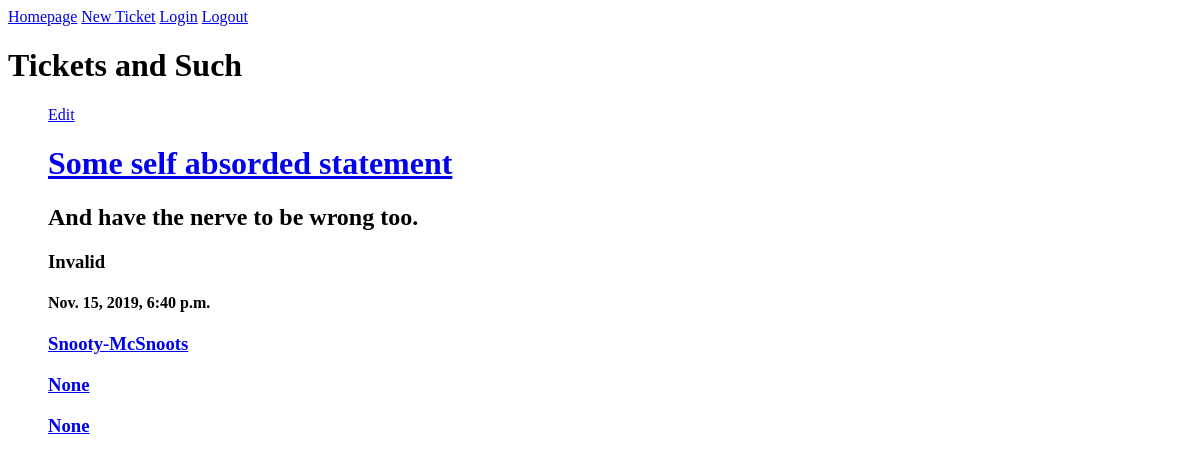
Page /ticket/3/ (signed in) on the earlier database version.
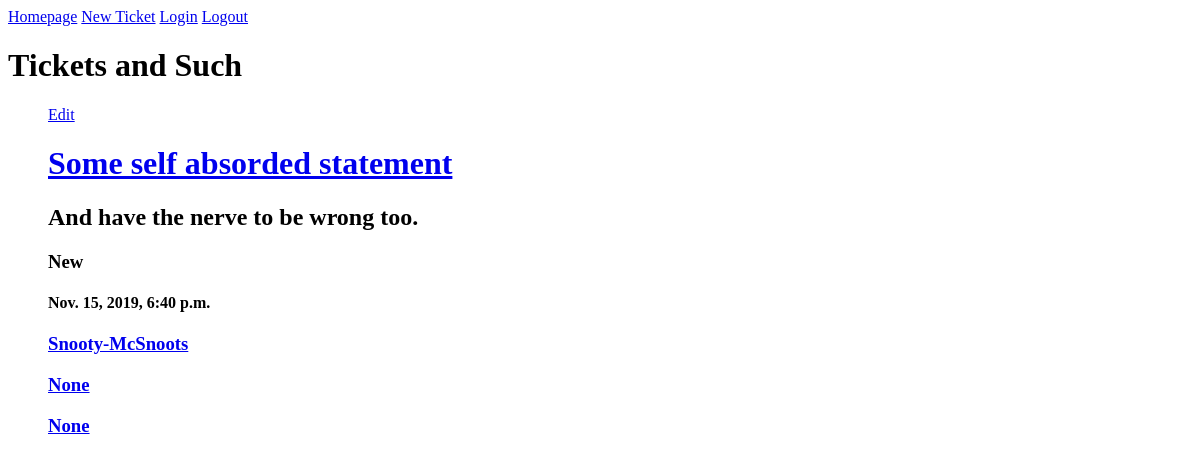
Same page on the later database version.
### whatsupdoc/models.py (models this page shows, shortened)
class Tickets(models.Model):
    NEW = 'New'
    IN_PROGESS = 'In Progress'
    DONE = 'Done'
    INVALID = 'Invalid'
    TICKET_STATUS_CHOICES = [
        (NEW, 'New'),
        (IN_PROGESS, 'In_progress'),
        (DONE, 'Done'),
        (INVALID, 'Invalid'),
    ]
    title = models.CharField(max_length=100)
    post_date = models.DateTimeField(default=timezone.now)
    description = models.TextField()
    ticket_status = models.CharField(
        max_length=20,
        choices=TICKET_STATUS_CHOICES,
        default=NEW
    )
    created_by = models.ForeignKey(
        User,
        on_delete=models.CASCADE,
        related_name='created_by+'
    )
    assigned_by = models.ForeignKey(
        User,
        on_delete=models.CASCADE,
        default=None,
        null=True,
        blank=True,
        related_name='assigned_by+'
    )
    completed_by = models.ForeignKey(
        User,
        on_delete=models.CASCADE,
        default=None,
        null=True,
        related_name='completed_by+'
    )

### whatsupdoc/views.py (the view)
# urls.py: path('ticket/<int:id>/', views.ticket_detail_view, name='ticket')]
@login_required
def ticket_detail_view(request, id):
    html = 'ticket.html'
    ticket = Tickets.objects.filter(id=id)
    return render(request, html, {'ticket': ticket})

### whatsupdoc/templates/ticket.html
<a href='/'>Homepage</a>
<a href='/newticketform/'>New Ticket</a>
<a href='/login/'>Login</a>
<a href='/logout/'>Logout</a>
<h1>Tickets and Such</h1>
<ul style='list-style:none'>
    {% for data in ticket %}
        <a href='/edit/{{ data.id }}/'>Edit</a>
        <h1>
            <a href='/ticket/{{ data.id }}/'>{{data.title}}</a>
        </h1>
        <h2>{{ data.description }}</h2>
        <h3>{{ data.ticket_status }}</h3>
        <h4>{{ data.post_date }}</h4>
        <h3>
            <a href='/dev/{{ data.id }}/'>{{ data.created_by }}</a>
        </h3>
        <h3>
            <a href='/dev/{{ data.id }}/'>{{ data.assigned_by }}</a>
        </h3>
        <h3>
            <a href='/dev/{{ data.id }}/'>{{ data.completed_by }}</a>
        </h3>
    {% endfor %}
</ul>

Differences in the rows shown:
changed Tickets "Some self absorded statement": ticket_status "Invalid" → "New"
